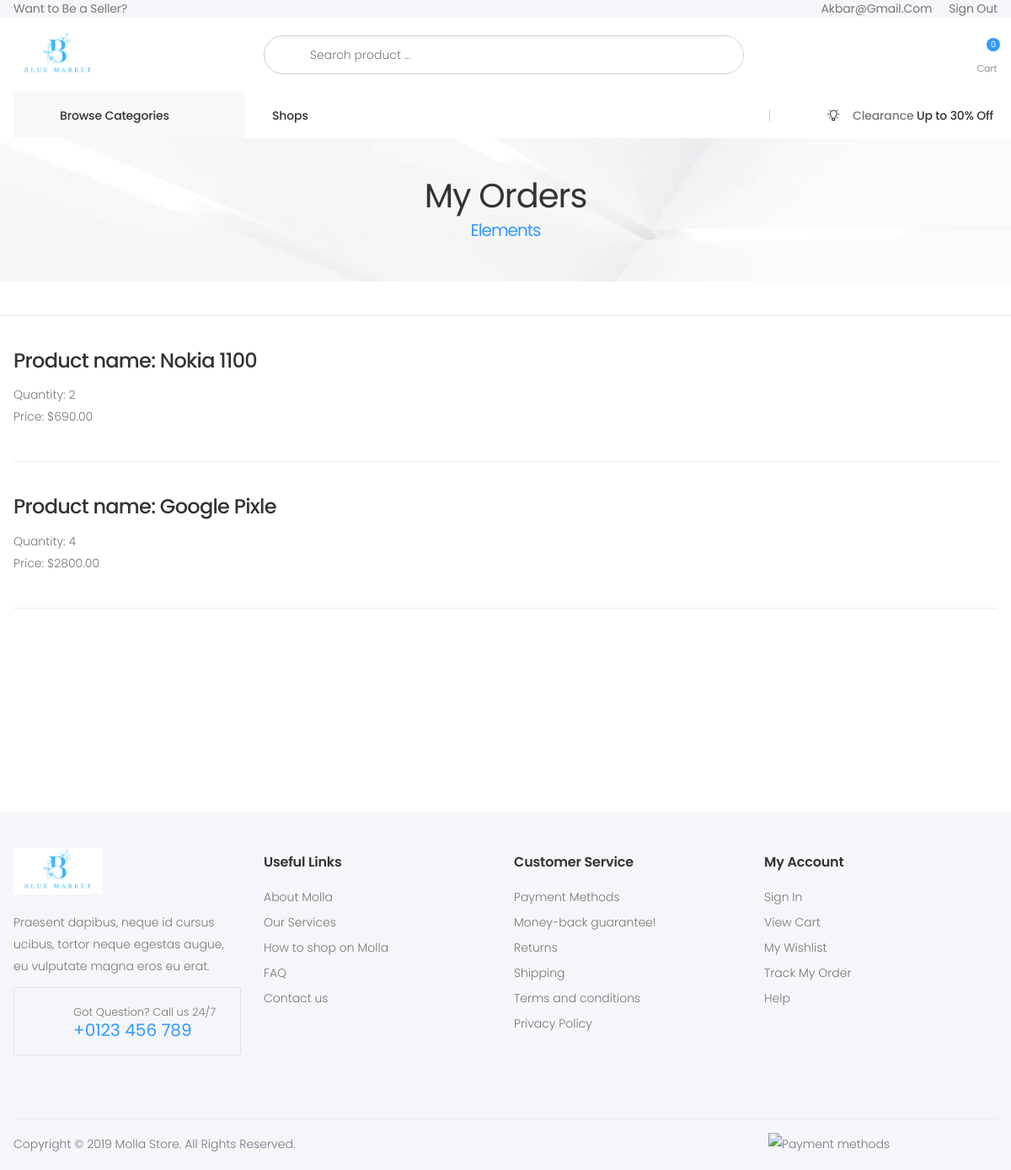
Page /dashboard/order/3/order_items/ (signed in) on the earlier database version.
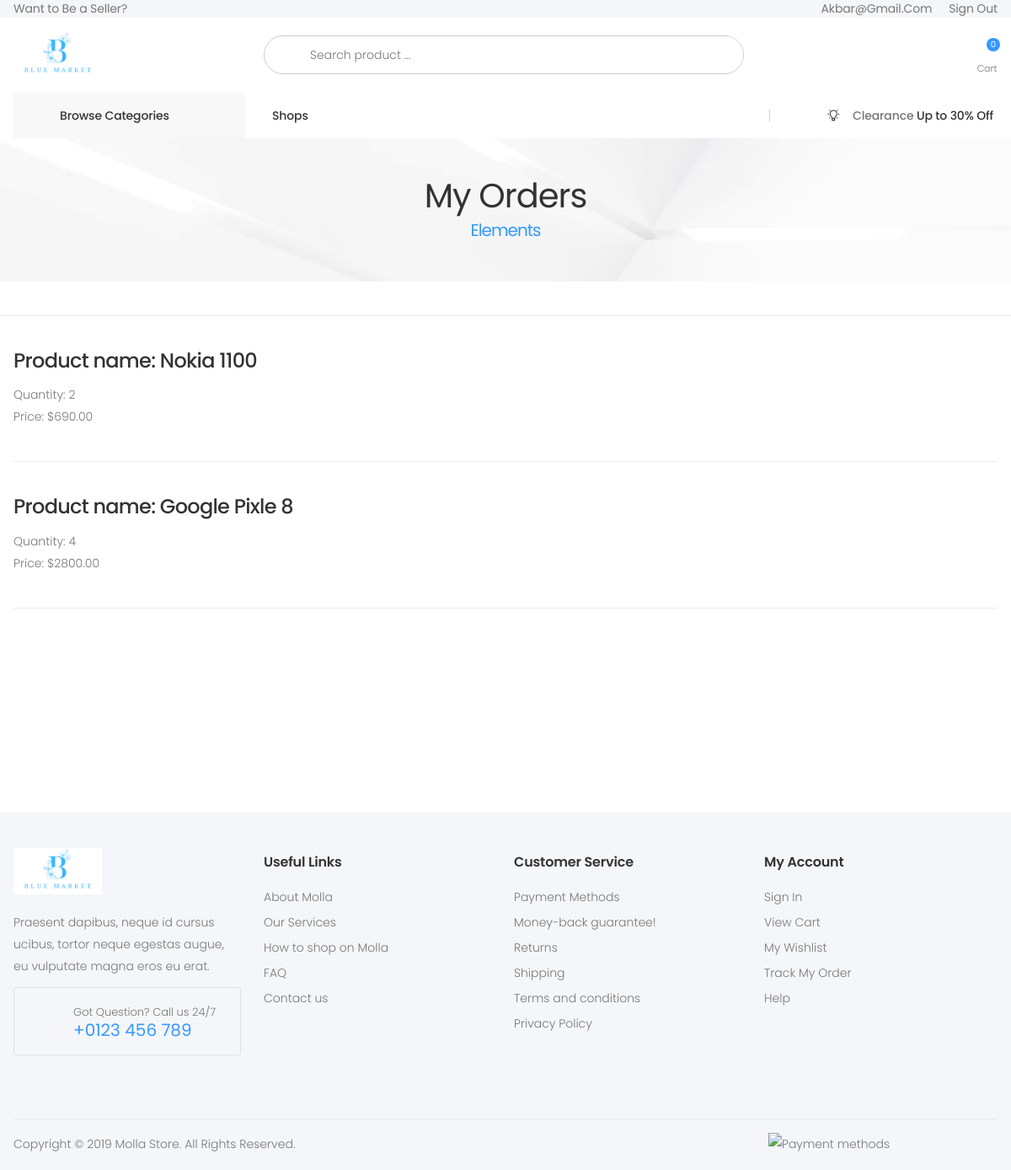
Same page on the later database version.
### orders/models.py (models this page shows, shortened)
class OrderItem(models.Model):
    ORDER_ITEM_STATUS = (
        ('pending', 'pending'),
        ('shipped', 'Shipped')
    )
    quantity = models.PositiveIntegerField()
    item_total_price = models.DecimalField(max_digits=10, decimal_places=2)
    product = models.ForeignKey(
        Product, on_delete=models.DO_NOTHING, related_name="product_item")
    order = models.ForeignKey(
        'Order', on_delete=models.CASCADE, related_name='order_item')
    status = models.CharField(
        max_length=10, choices=ORDER_ITEM_STATUS, default='pending')

### website/models.py (models this page shows, shortened)
class Product(models.Model):
    name = models.CharField(max_length=100)
    quantity_in_stock = models.PositiveIntegerField()
    description = models.TextField()
    price = models.DecimalField(max_digits=10, decimal_places=2)
    discount = models.DecimalField(default=0,
                                   max_digits=10, decimal_places=0, blank=True, null=True)
    percent_discount = models.IntegerField(default=0, validators=[
        MinValueValidator(0),
        MaxValueValidator(50)
    ])
    created_at = jmodels.jDateTimeField(auto_now_add=True)
    updated_at = jmodels.jDateTimeField(auto_now=True)
    rating_count = models.IntegerField(default=0)
    sum_rating = models.IntegerField(default=0)
    average_rating = models.DecimalField(
        max_digits=3, decimal_places=2, default=1.00, validators=[
            MinValueValidator(1.0),
            MaxValueValidator(5.0)
        ])
    category = models.ForeignKey(
        Category, on_delete=models.DO_NOTHING, related_name="category_products")
    vendor = models.ManyToManyField(
        Vendor, related_name='vendor_products')
    def __str__(self):
        return self.name

### dashboard/views.py (the view)
# urls.py: path('order/<pk>/order_items/',CustomerOrderItemDetailView.as_view(),name='order-item'),
@method_decorator(roles_required('customer'), name='dispatch')
class CustomerOrderItemDetailView(LoginRequiredMixin, DetailView):
    model = OrderItem
    template_name = 'dashboard/customer-order-item.html'
    def get_queryset(self):
        orders = Order.objects.filter(user=self.request.user)
        return orders
    def get_pk(self):
        pk = self.kwargs.get('pk')
        return pk
    def dispatch(self, request, *args, **kwargs):
        order = get_object_or_404(Order, pk=self.get_pk())
        if not order in self.get_queryset():
            return HttpResponseForbidden("You are not allowed to access this page.")
        return super().dispatch(request, *args, **kwargs)
    def get_context_data(self, **kwargs):
        context = super().get_context_data(**kwargs)
        order_items = OrderItem.objects.filter(order=self.get_pk())
        context['order_items'] = order_items
        return context

### orders/cart.py (called while the page is built)
    def __len__(self):
        return len(self.cart.keys())

### orders/context_processors.py (called while the page is built)
def cart(request):
    return {'cart':Cart(request)}

### vendors/context_processors.py (called while the page is built)
def myvendor(request):
    if request.user.is_authenticated:
        vendors = Vendor.objects.prefetch_related('user').filter(user=request.user.id)
        return {'my_vendor': vendors}
    else:
        return {}

### website/context_processors.py (called while the page is built)
def product_and_category(request):
    categories = Category.objects.all()
    products = Product.objects.all()
    vendors = Vendor.objects.all()
    return {'categories': categories, 'products': products, 'vendors': vendors}

### templates/dashboard/customer-order-item.html (shortened to what this page needs)
{% extends "website/base.html" %}
{% load static %}
{% block header %}
{% include "website/header.html" with category=category %}
{% endblock header %}
{% block content %}
    <div class="page-wrapper">
        <main class="main">
        	<div class="page-header text-center" style="background-image: url('{% static "assets/images/page-header-bg.jpg" %}')">
        		<div class="container">
        			<h1 class="page-title">My Orders<span>Elements</span></h1>
        		</div>
        	</div>
            <hr class="mt-4 mb-4">
            <div class="page-content">
                <div class="container">
                    {% for orderitem in order_items  %}
                    <h2 class="title">Product name: {{orderitem.product}}</h2>
                    <p>Quantity: {{orderitem.quantity}}</p>
                    <p>Price: ${{orderitem.item_total_price}}</p>
                    <hr class="mt-4 mb-4">
                    {% endfor %}
                </div>
            </div>
        </main>
    </div>
{% endblock content %}
{% block footer %}
{% include "website/footer.html" %}
{% endblock footer %}

Differences in the rows shown:
changed through a linked row, OrderItem: product "Google Pixle" → "Google Pixle 8"
